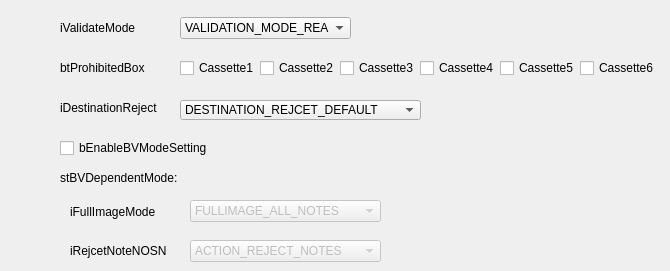
    <widget class="QWidget" name="Rejcet">
     <widget class="QLabel" name="label_84">
      <property name="geometry">
       <rect>
        <x>60</x>
        <y>170</y>
        <width>121</width>
        <height>16</height>
       </rect>
      </property>
      <property name="text">
       <string>stBVDependentMode:</string>
      </property>
     </widget>
     <widget class="QComboBox" name="comboBox_Rejcet_iFullImageMode">
      <property name="enabled">
       <bool>false</bool>
      </property>
      <property name="geometry">
       <rect>
        <x>190</x>
        <y>200</y>
        <width>191</width>
        <height>22</height>
       </rect>
      </property>
      <item>
       <property name="text">
        <string>FULLIMAGE_ALL_NOTES</string>
       </property>
      </item>
      <item>
       <property name="text">
        <string>FULLIMAGE_REJECTE_NOTES</string>
       </property>
      </item>
      <item>
       <property name="text">
        <string>FULLIMAGE_NO_RECORDS</string>
       </property>
      </item>
     </widget>
     <widget class="QLabel" name="label_82">
      <property name="geometry">
       <rect>
        <x>60</x>
        <y>20</y>
        <width>91</width>
        <height>16</height>
       </rect>
      </property>
      <property name="text">
       <string>iValidateMode</string>
      </property>
     </widget>
     <widget class="QComboBox" name="comboBox_Rejcet_iValidateMode">
      <property name="geometry">
       <rect>
        <x>180</x>
        <y>17</y>
        <width>171</width>
        <height>22</height>
       </rect>
      </property>
      <item>
       <property name="text">
        <string>VALIDATION_MODE_REAL</string>
       </property>
      </item>
      <item>
       <property name="text">
        <string>VALIDATION_MODE_TEST</string>
       </property>
      </item>
     </widget>
     <widget class="QComboBox" name="comboBox_Rejcet_iRejcetNoteNOSN">
      <property name="enabled">
       <bool>false</bool>
      </property>
      <property name="geometry">
       <rect>
        <x>190</x>
        <y>240</y>
        <width>191</width>
        <height>22</height>
       </rect>
      </property>
      <item>
       <property name="text">
        <string>ACTION_REJECT_NOTES</string>
       </property>
      </item>
      <item>
       <property name="text">
        <string>ACTION_NO_REJECT_NOTES</string>
       </property>
      </item>
     </widget>
     <widget class="QLabel" name="label_51">
      <property name="geometry">
       <rect>
        <x>70</x>
        <y>241</y>
        <width>101</width>
        <height>20</height>
       </rect>
      </property>
      <property name="text">
       <string>iRejcetNoteNOSN</string>
      </property>
     </widget>
     <widget class="QCheckBox" name="checkBox_Rejcet_bEnableBVModeSetting">
      <property name="geometry">
       <rect>
        <x>60</x>
        <y>140</y>
        <width>151</width>
        <height>16</height>
       </rect>
      </property>
      <property name="text">
       <string>bEnableBVModeSetting</string>
      </property>
     </widget>
     <widget class="QLabel" name="label_83">
      <property name="geometry">
       <rect>
        <x>70</x>
        <y>204</y>
        <width>101</width>
        <height>16</height>
       </rect>
      </property>
      <property name="text">
       <string>iFullImageMode</string>
      </property>
     </widget>
     <widget class="QComboBox" name="comboBox_Rejcet_iDestinationReject">
      <property name="geometry">
       <rect>
        <x>180</x>
        <y>100</y>
        <width>241</width>
        <height>20</height>
       </rect>
      </property>
      <item>
       <property name="text">
        <string>DESTINATION_REJCET_DEFAULT</string>
       </property>
      </item>
      <item>
       <property name="text">
        <string>DESTINATION_REJCET_CS</string>
       </property>
      </item>
      <item>
       <property name="text">
        <string>DESTINATION_REJCET_DISPENSE</string>
       </property>
      </item>
      <item>
       <property name="text">
        <string>DESTINATION_REJCET_DEPOSIT</string>
       </property>
      </item>
      <item>
       <property name="text">
        <string>DESTINATION_REJECT_CASH1_COMBINE</string>
       </property>
      </item>
     </widget>
     <widget class="QLabel" name="label_85">
      <property name="geometry">
       <rect>
        <x>60</x>
        <y>100</y>
        <width>121</width>
        <height>16</height>
       </rect>
      </property>
      <property name="text">
       <string>iDestinationReject</string>
      </property>
     </widget>
     <widget class="QLabel" name="label_134">
      <property name="geometry">
       <rect>
        <x>60</x>
        <y>60</y>
        <width>111</width>
        <height>16</height>
       </rect>
      </property>
      <property name="text">
       <string>btProhibitedBox</string>
      </property>
     </widget>
     <widget class="QCheckBox" name="checkBox_Rejcet_btProhibitedBox_Cassette4">
      <property name="geometry">
       <rect>
        <x>420</x>
        <y>60</y>
        <width>81</width>
        <height>16</height>
       </rect>
      </property>
      <property name="text">
       <string>Cassette4</string>
      </property>
     </widget>
     <widget class="QCheckBox" name="checkBox_Rejcet_btProhibitedBox_Cassette5">
      <property name="geometry">
       <rect>
        <x>500</x>
        <y>60</y>
        <width>81</width>
        <height>16</height>
       </rect>
      </property>
      <property name="text">
       <string>Cassette5</string>
      </property>
     </widget>
     <widget class="QCheckBox" name="checkBox_Rejcet_btProhibitedBox_Cassette1">
      <property name="geometry">
       <rect>
        <x>180</x>
        <y>60</y>
        <width>81</width>
        <height>16</height>
       </rect>
      </property>
      <property name="text">
       <string>Cassette1</string>
      </property>
     </widget>
     <widget class="QCheckBox" name="checkBox_Rejcet_btProhibitedBox_Cassette3">
      <property name="geometry">
       <rect>
        <x>340</x>
        <y>60</y>
        <width>81</width>
        <height>16</height>
       </rect>
      </property>
      <property name="text">
       <string>Cassette3</string>
      </property>
     </widget>
     <widget class="QCheckBox" name="checkBox_Rejcet_btProhibitedBox_Cassette2">
      <property name="geometry">
       <rect>
        <x>260</x>
        <y>60</y>
        <width>81</width>
        <height>16</height>
       </rect>
      </property>
      <property name="text">
       <string>Cassette2</string>
      </property>
     </widget>
     <widget class="QCheckBox" name="checkBox_Rejcet_btProhibitedBox_Cassette6">
      <property name="geometry">
       <rect>
        <x>580</x>
        <y>60</y>
        <width>81</width>
        <height>16</height>
       </rect>
      </property>
      <property name="text">
       <string>Cassette6</string>
      </property>
     </widget>
    </widget>
